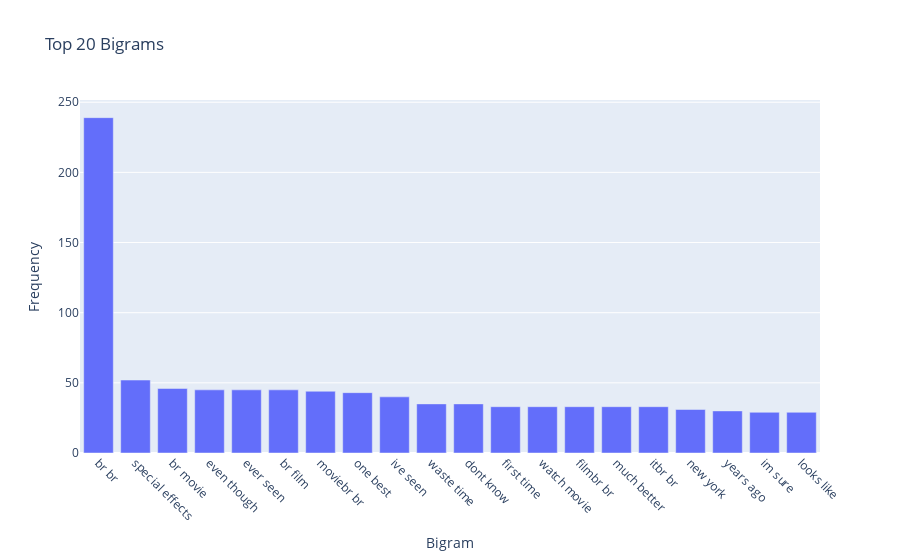

The cell this chart's notebook holds for it:
### Code cell
# Bigram Frequency Distribution
bigram_counts = Counter(all_bigrams)
bigram_df = pd.DataFrame(bigram_counts.most_common(20), columns=["Bigram", "Frequency"])
bigram_df["Bigram"] = bigram_df["Bigram"].apply(
    lambda x: " ".join(x)
)  # Convert tuples to strings

# Plot Bigram Frequency Distribution with Plotly
fig_bigram = px.bar(bigram_df, x="Bigram", y="Frequency", title="Top 20 Bigrams")
fig_bigram.update_xaxes(tickangle=45)
fig_bigram.show()

### Figure 1 — Plotly figure (JSON) as saved in the notebook; plotly's stock layout.template omitted (floating-point values rounded to 4 significant figures)
{"data": [{"alignmentgroup": "True", "hovertemplate": "Bigram=%{x}<br>Frequency=%{y}<extra></extra>", "legendgroup": "", "marker": {"color": "#636efa", "pattern": {"shape": ""}}, "name": "", "offsetgroup": "", "orientation": "v", "showlegend": false, "textposition": "auto", "type": "bar", "x": ["br br", "special effects", "br movie", "even though", "ever seen", "br film", "moviebr br", "one best", "ive seen", "waste time", "dont know", "first time", "watch movie", "filmbr br", "much better", "itbr br", "new york", "years ago", "im sure", "looks like"], "xaxis": "x", "y": [239, 52, 46, 45, 45, 45, 44, 43, 40, 35, 35, 33, 33, 33, 33, 33, 31, 30, 29, 29], "yaxis": "y"}], "layout": {"barmode": "relative", "legend": {"tracegroupgap": 0}, "title": {"text": "Top 20 Bigrams"}, "xaxis": {"anchor": "y", "domain": [0, 1], "tickangle": 45, "title": {"text": "Bigram"}}, "yaxis": {"anchor": "x", "domain": [0, 1], "title": {"text": "Frequency"}}}}
